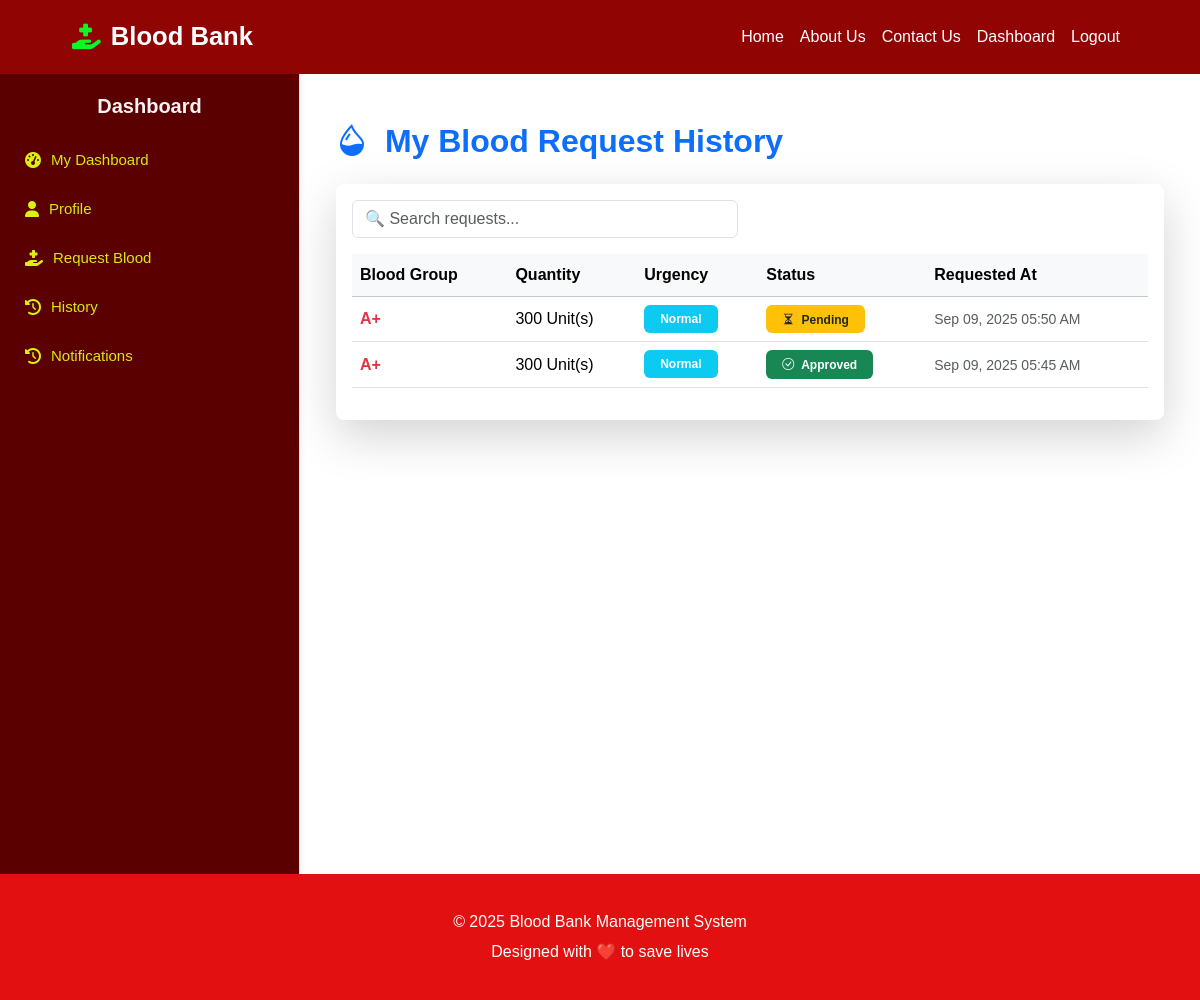
Page /patient/history.php (signed in) on the committed database.
### tables this page shows
CREATE TABLE `blood_requests` (
  `id` int(11) NOT NULL,
  `patient_id` int(11) NOT NULL,
  `blood_group` enum('A+','A-','B+','B-','AB+','AB-','O+','O-') NOT NULL,
  `quantity` int(11) NOT NULL,
  `urgency` enum('normal','emergency') DEFAULT 'normal',
  `status` enum('pending','approved','rejected') DEFAULT 'pending',
  `assigned_stock_id` int(11) DEFAULT NULL,
  `created_at` timestamp NOT NULL DEFAULT current_timestamp(),
  `updated_at` timestamp NOT NULL DEFAULT current_timestamp() ON UPDATE current_timestamp()
);

### patient/history.php (the view, shortened to what this page needs)
<?php ob_start();
require_once __DIR__ ."/../sidebar.php";
$user_id = $_SESSION['user_id'];
$stmt = $conn->prepare("SELECT id FROM patients WHERE user_id = ?");
$stmt->bind_param("i", $user_id);
$stmt->execute();
$result = $stmt->get_result();
$patient = $result->fetch_assoc();
if ($patient) {
    $patient_id = $patient['id'];
} else {
    $patient_id = null;
}
$requests = [];
if ($patient_id) {
    $stmt = $conn->prepare("SELECT * FROM blood_requests WHERE patient_id = ? ORDER BY created_at DESC");
    $stmt->bind_param("i", $patient_id);
    $stmt->execute();
    $requests = $stmt->get_result();
}
?>
<div class="container py-4">
    <h2 class="mb-4 text-primary fw-bold">
        <i class="bi bi-droplet-half me-2"></i> My Blood Request History
    </h2>
    <div class="card shadow-lg border-0 rounded-3">
        <div class="card-body">
            <?php if ($patient_id && $requests->num_rows > 0): ?>
                <div class="row mb-3">
                    <div class="col-md-6">
                        <input type="text" id="searchInput" class="form-control" placeholder="🔍 Search requests...">
                    </div>
                </div>
                <div class="table-responsive">
                    <table class="table table-hover align-middle" id="requestTable">
                        <thead class="table-light">
                            <tr>
                                <th>Blood Group</th>
                                <th>Quantity</th>
                                <th>Urgency</th>
                                <th>Status</th>
                                <th>Requested At</th>
                            </tr>
                        </thead>
                        <tbody>
                            <?php while($row = $requests->fetch_assoc()): ?>
                                <tr>
                                    <td class="fw-bold text-danger"><?= htmlspecialchars($row['blood_group']) ?></td>
                                    <td><?= htmlspecialchars($row['quantity']) ?> Unit(s)</td>
                                    <td>
                                        <span class="badge bg-<?= ($row['urgency']=='emergency')?'danger':'info' ?> px-3 py-2">
                                            <?= ucfirst(htmlspecialchars($row['urgency'])) ?>
                                        </span>
                                    </td>
                                    <td>
                                        <?php if ($row['status']=='approved'): ?>
                                            <span class="badge bg-success px-3 py-2">
                                                <i class="bi bi-check-circle me-1"></i> Approved
                                            </span>
                                        <?php elseif ($row['status']=='pending'): ?>
                                            <span class="badge bg-warning text-dark px-3 py-2">
                                                <i class="bi bi-hourglass-split me-1"></i> Pending
                                            </span>
                                        <?php else: ?>
                                            <span class="badge bg-danger px-3 py-2">
                                                <i class="bi bi-x-circle me-1"></i> Rejected
                                            </span>
                                        <?php endif; ?>
                                    </td>
                                    <td><small class="text-muted"><?= date("M d, Y h:i A", strtotime($row['created_at'])) ?></small></td>
                                </tr>
                            <?php endwhile; ?>
                        </tbody>
                    </table>
                </div>
            <?php else: ?>
                <div class="alert alert-danger">
                    ❌ No patient record found. Please complete your profile first.
                </div>
            <?php endif; ?>
        </div>
    </div>
</div>
</div>
<?php include "../footer.php"; ob_end_flush();?>

### header.php (style rules this page uses)
* { margin:0; padding:0; box-sizing:border-box; font-family: 'Poppins', sans-serif; }
body { background:#fff; color:#333; line-height:1.6; overflow-x:hidden; }

### rows in the picture
blood_requests: blood_group "A+", quantity "300", urgency "Normal", status "pending" (drawn), created_at "Sep 09, 2025 05:50 AM"
blood_requests: blood_group "A+", quantity "300", urgency "Normal", status "approved" (drawn), created_at "Sep 09, 2025 05:45 AM"
